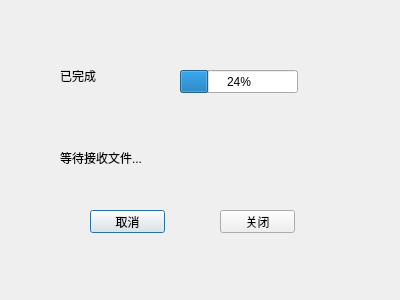
<?xml version="1.0" encoding="UTF-8"?>
<ui version="4.0">
 <class>Client</class>
 <widget class="QDialog" name="Client">
  <property name="geometry">
   <rect>
    <x>0</x>
    <y>0</y>
    <width>400</width>
    <height>300</height>
   </rect>
  </property>
  <property name="windowTitle">
   <string>Dialog</string>
  </property>
  <widget class="QLabel" name="label">
   <property name="geometry">
    <rect>
     <x>60</x>
     <y>70</y>
     <width>54</width>
     <height>12</height>
    </rect>
   </property>
   <property name="text">
    <string>已完成</string>
   </property>
  </widget>
  <widget class="QProgressBar" name="progressBar">
   <property name="geometry">
    <rect>
     <x>180</x>
     <y>70</y>
     <width>118</width>
     <height>23</height>
    </rect>
   </property>
   <property name="value">
    <number>24</number>
   </property>
  </widget>
  <widget class="QLabel" name="cStatusLbl">
   <property name="geometry">
    <rect>
     <x>60</x>
     <y>150</y>
     <width>111</width>
     <height>16</height>
    </rect>
   </property>
   <property name="text">
    <string>等待接收文件...</string>
   </property>
  </widget>
  <widget class="QPushButton" name="cCancleBtn">
   <property name="geometry">
    <rect>
     <x>90</x>
     <y>210</y>
     <width>75</width>
     <height>23</height>
    </rect>
   </property>
   <property name="text">
    <string>取消</string>
   </property>
  </widget>
  <widget class="QPushButton" name="cCloseBtn">
   <property name="geometry">
    <rect>
     <x>220</x>
     <y>210</y>
     <width>75</width>
     <height>23</height>
    </rect>
   </property>
   <property name="text">
    <string>关闭</string>
   </property>
  </widget>
 </widget>
 <resources/>
 <connections/>
</ui>
